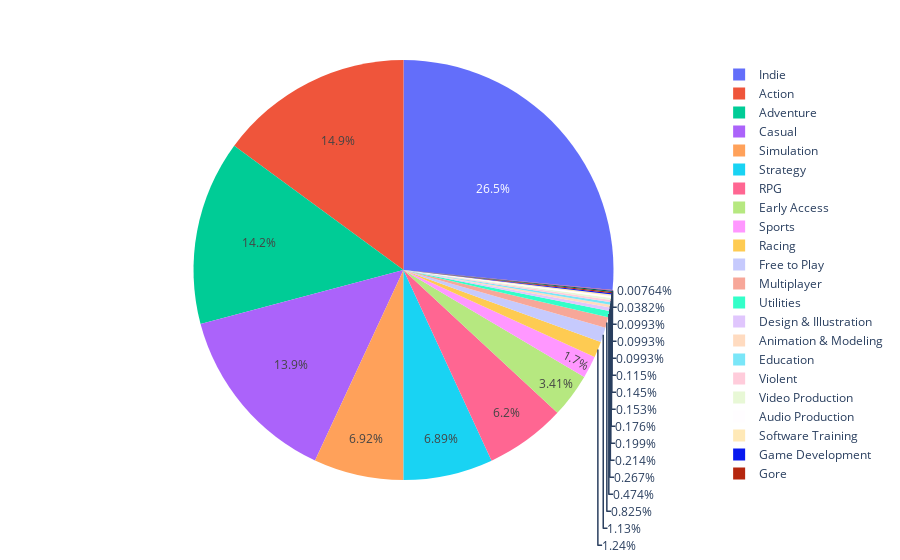

The code cell stored with this chart in its notebook:
### Code cell
fig4 = px.pie(g_count,names='genre',values='popularity')
fig4.show()

### Figure 1 — Plotly figure (JSON) as saved in the notebook; plotly's stock layout.template omitted (floating-point values rounded to 4 significant figures)
{"data": [{"domain": {"x": [0, 1], "y": [0, 1]}, "hovertemplate": "genre=%{label}<br>popularity=%{value}<extra></extra>", "labels": ["Action", "Accounting", "Adventure", "Animation & Modeling", "Audio Production", "Casual", "Design & Illustration", "Early Access", "Education", "Free to Play", "Game Development", "Gore", "Indie", "Multiplayer", "Erotic", "RPG", "Racing", "Simulation", "Software Training", "Strategy", "Utilities", "Violent", "Web Publishing", "Sports", "Video Production"], "legendgroup": "", "name": "", "showlegend": true, "type": "pie", "values": [1954, 1, 1861, 28, 19, 1825, 35, 446, 26, 148, 13, 13, 3472, 108, 5, 812, 162, 906, 15, 902, 62, 23, 13, 223, 20]}], "layout": {"legend": {"tracegroupgap": 0}, "margin": {"t": 60}}}
